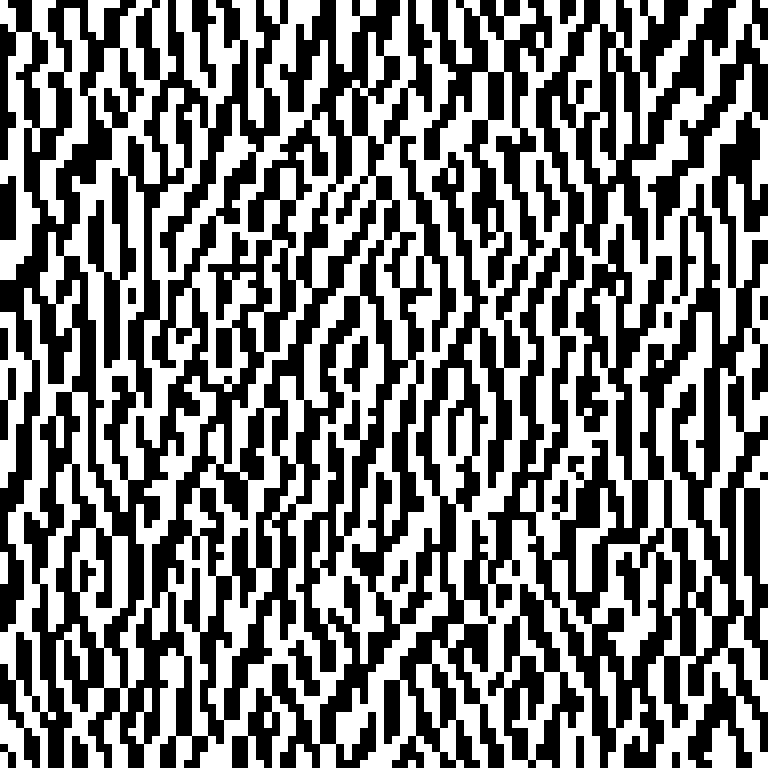
#> input picture binary/hologram_20261108_145807/binary_mask.png, 768 x 768 px
$ python train.py
#> lines starting #> are read from the running program, lines starting #| are printed output that depends on the picture; after the words box and inside, x2 and y2 are one past the last pixel; in counts of white or black regions, pixels touching at a corner belong together
"""单层二值振幅全息图。IDLE 按 F5；依赖 numpy、Pillow、matplotlib。
透明片放在薄透镜附近，准直高斯光正入射，屏在透镜后焦面。
模型假设黑格不透光、白格完全透光，照明波前平坦。
"""
from pathlib import Path
from time import perf_counter
from datetime import datetime
import numpy as np
from PIL import Image, ImageOps
import matplotlib
matplotlib.use("Agg")
import matplotlib.pyplot as plt

# ---- 在这里改参数；所有长度单位为 mm ----
JPEG_FILE = ""            # 留空：自动读同目录唯一的 JPEG，否则弹出选择框
DARK_FOREGROUND = True    # 白底黑剪影 True，黑底亮目标 False
THRESHOLD = 128
GRID = 96                 # 可打印格数，每边 96 格
PITCH = 0.10              # 每格 0.10 mm，图案总宽 9.60 mm
WAVELENGTH = 0.000640
FOCAL_LENGTH = 200.0
BEAM_RADIUS = 2.5         # 胶片处 1/e² 光强半径，对应 5 mm 直径
CENTER_X = 0.32           # 目标放在光轴右侧，避开零级
TARGET_BOX = 0.40         # 等比例放入此宽高的正方形，保持图案朝向
FFT_SIZE = 256            # 补零细分焦面采样，不增加器件自由度
EPOCHS = 3000
LR = 0.035
EFF_WEIGHT = 0.7
SEED = 42
ROOT = Path(__file__).resolve().parent


def choose_jpeg():
    if JPEG_FILE:
        return ROOT / JPEG_FILE
    files = sorted(p for p in ROOT.iterdir() if p.suffix.lower() in (".jpg", ".jpeg"))
    if len(files) == 1:
        return files[0]
    import tkinter as tk
    from tkinter import filedialog
    window = tk.Tk()
    window.withdraw()
    try:
        name = filedialog.askopenfilename(parent=window, initialdir=ROOT,
                    title="选择目标 JPEG", filetypes=[("JPEG", "*.jpg *.jpeg *.JPG *.JPEG")])
#> the answer given: hologram_20261108_145807/binary_mask.png
    finally:
        window.destroy()
    return Path(name) if name else None


def target_roi(path, spacing):
#> called with spacing = 0.005
    with Image.open(path) as im:
#> im is the input picture: PIL image 768x768 1; 49.9% white; 12 white regions, largest, box (x1, y1, x2, y2) and area: (0, 0, 768, 768) 281088, (704, 264, 768, 560) 5120, (600, 656, 648, 768) 2048
        gray = np.asarray(ImageOps.exif_transpose(im).convert("L"))
    fg = gray < THRESHOLD if DARK_FOREGROUND else gray >= THRESHOLD
    if not fg.any() or fg.all():
        raise ValueError("阈值未分出前景和背景，请检查 THRESHOLD 和 DARK_FOREGROUND。")
    y, x = np.where(fg)
    silhouette = Image.fromarray(fg[y.min():y.max()+1, x.min():x.max()+1].astype("uint8")*255)
    side = round(TARGET_BOX / spacing)
    if side < 3:
        raise ValueError("目标不足三个焦面采样点，请检查尺寸。")
    scale = side / max(silhouette.size)
#> scale = 0.104
    w, h = (max(1, round(v*scale)) for v in silhouette.size)
#> w = 80; h = 80
    small = np.asarray(silhouette.resize((w, h), Image.Resampling.BOX))/255
    # 图像首行在上；物理坐标数组 y 随行号递增。
    q = np.zeros((side, side))
    j, i = (side-h)//2, (side-w)//2
#> j = 0; i = 0
    q[j:j+h, i:i+w] = small[::-1]
    if q.sum() == 0:
        raise ValueError("目标在焦面网格上消失，请扩大图案。")
    q /= q.sum()
    mid = FFT_SIZE//2
    left = mid + round(CENTER_X/spacing) - side//2
    if left <= mid or left+side > FFT_SIZE or side > FFT_SIZE:
        raise ValueError("目标窗口应在正半轴且不越过主频带。")
    return (slice(mid-side//2, mid-side//2+side), slice(left,left+side)), q


def main():
    path = choose_jpeg()
    if path is None:
        print("已取消选择。")
        return
    if FFT_SIZE < GRID or min(EPOCHS, PITCH, WAVELENGTH, FOCAL_LENGTH, BEAM_RADIUS) <= 0:
        raise ValueError("请检查网格、光学参数和迭代次数。")
    n = FFT_SIZE
    dx = WAVELENGTH * FOCAL_LENGTH / (n*PITCH)
    roi, target = target_roi(path, dx)
    region = target >= 0.5 * target.max()
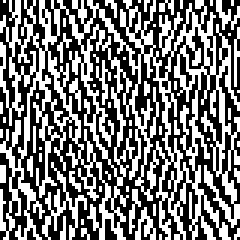
#> region: shape (80, 80) bool (shown 3 times larger); 45.9% white in thin lines or dots
    coord = (np.arange(GRID)-(GRID-1)/2)*PITCH
    beam = np.exp(-(coord[:,None]**2+coord[None,:]**2)/BEAM_RADIUS**2)
    # 入射功率以整个有限板面上的入射场为基准；默认口径截断很小。
    beam /= np.linalg.norm(beam)
    freq = np.fft.fftshift(np.fft.fftfreq(n))
    envelope = np.sinc(freq[:,None])*np.sinc(freq[None,:])  # 方格像素的振幅包络
    k = (n-GRID)//2
    plate = (slice(k,k+GRID), slice(k,k+GRID))
    buffer = np.zeros((n,n))
    q2 = np.sum(target**2)
#> q2 = 0.000228

    def forward(mask):
        buffer[plate] = beam*mask
        return envelope*np.fft.fftshift(np.fft.fft2(buffer, norm="ortho"))

    def objective(field):
        intensity = abs(field[roi])**2
        total = intensity.sum() + 1e-18
        p = intensity/total
        error = p-target
        eta = intensity[region].sum()
        loss = np.sum(error**2)/q2 - EFF_WEIGHT*eta
        # d(loss)/d(I)，包含 ROI 内的形状归一化。
        slope = 2*(error-np.sum(error*p))/(q2*total) - EFF_WEIGHT*region
        return loss, eta, slope

    rng = np.random.default_rng(SEED)
    logits = rng.normal(0, 0.3, (GRID,GRID))
    m, v = np.zeros_like(logits), np.zeros_like(logits)
    best_loss = np.inf
    history = []
    start = perf_counter()
    for epoch in range(1, EPOCHS+1):
        soft = 1/(1+np.exp(-np.clip(logits,-20,20)))
        hard = soft >= 0.5
        hard_field = forward(hard)
        loss, eta, slope = objective(hard_field)
        history.append(eta)
        if loss < best_loss:
            best_loss, best_epoch, best = loss, epoch, hard.copy()
        # 前 1/3 轮用连续掩模预热，之后前向用真实二值板；
        # 反向用 sigmoid 的导数近似硬阈值的导数。
        field = hard_field
        if epoch <= EPOCHS//3:
            field = forward(soft)
            slope = objective(field)[2]
        adjoint = np.zeros_like(field)
        adjoint[roi] = 2*field[roi]*slope*envelope[roi]
        grad_mask = beam*np.fft.ifft2(np.fft.ifftshift(adjoint),norm="ortho").real[plate]
        grad = grad_mask*soft*(1-soft)
        m = 0.9*m + 0.1*grad
        v = 0.999*v + 0.001*grad**2
        logits -= LR*(m/(1-0.9**epoch))/(np.sqrt(v/(1-0.999**epoch))+1e-8)
        if epoch % 100 == 0 or epoch in (1,EPOCHS):
            print(f"epoch {epoch:5d} | binary loss {loss:.6f} | eta {eta:.2%} | {perf_counter()-start:.1f} s",flush=True)
#> this loop made 3000 passes
#> best_loss on passes 1 to 12: 0.947, 0.796, 0.781, 0.737, 0.723, 0.688, 0.657, 0.656, 0.648, 0.631, 0.624, 0.616
#> pass 1, in objective, `intensity = abs(field[roi])**2`:
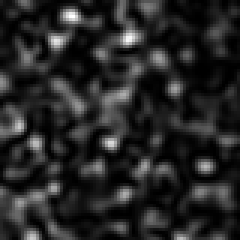
#> intensity: shape (80, 80) float64 (shown 3 times larger); min 3.14e-10, max 1.83e-05, mean 2.78e-06; drawn with min black and max white
#> pass 1, in objective, `error = p-target`:
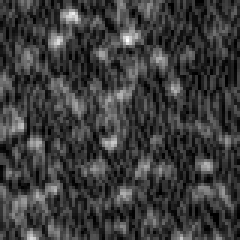
#> error: shape (80, 80) float64 (shown 3 times larger); min -0.000312, max 0.000999, mean 7.05e-21; drawn with min black and max white
#> after the loop: best: shape (96, 96) bool; 50.3% white; black in thin lines or dots
#> after the loop: hard: shape (96, 96) bool; 50.4% white; black in thin lines or dots
#> after the loop:
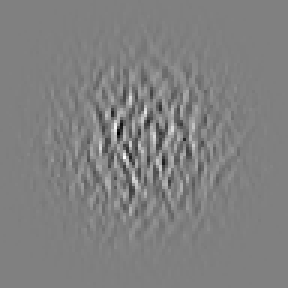
#> m: shape (96, 96) float64 (shown 3 times larger); min -0.000108, max 0.000107, mean 5.57e-08; drawn with min black and max white
#> after the loop:
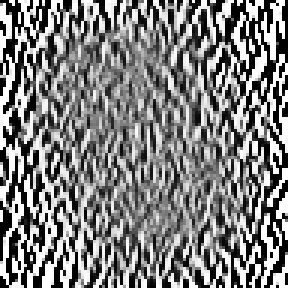
#> soft: shape (96, 96) float64 (shown 3 times larger); min 0.000472, max 1, mean 0.501
#> after the loop:
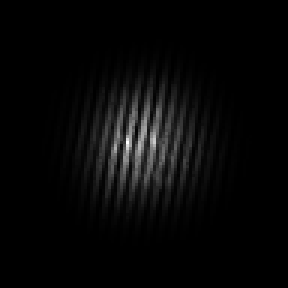
#> v: shape (96, 96) float64 (shown 3 times larger); min 5.93e-16, max 5.27e-06, mean 1.57e-07; drawn with min black and max white
#> after the loop, best_epoch = 2859; best_loss = 0.268; history = 3000 values, max 0.0282 at index 2961, min 0.00376 at index 528, mean 0.0198

    out = ROOT / ("hologram_"+datetime.now().strftime("%Y%m%d_%H%M%S"))
    out.mkdir()
    # PNG 每格放大为纯色像素，不做灰度插值。数组首行对应物理 y 最大。
    mask_img = Image.fromarray(best[::-1].astype("uint8")*255)
#> mask_img: PIL image 96x96 L; 50.3% white; black in thin lines or dots
    dots = 8
    mask_img.resize((GRID*dots,GRID*dots),Image.Resampling.NEAREST).convert("1").save(
        out/"binary_mask.png",dpi=(25.4*dots/PITCH,)*2)
    full = abs(forward(best))**2
    lo, hi = (-n//2-0.5)*dx,(n-n//2-0.5)*dx
    sy,sx = roi
    bounds = [(sx.start-n//2-0.5)*dx,(sx.stop-n//2-0.5)*dx,
              (sy.start-n//2-0.5)*dx,(sy.stop-n//2-0.5)*dx]
#> bounds = [0.118, 0.517, -0.203, 0.198]
    fig, ax = plt.subplots(1,3,figsize=(12,4),layout="constrained")
    for a, data, extent, title in zip(ax,(target,full[roi],full/full.max()),
                    (bounds,bounds,[lo,hi,lo,hi]),("Target (relative)","Binary output (local scale)","Central band (linear)")):
        pic=a.imshow(data,origin="lower",extent=extent,cmap="gray",
                     **({"vmin":0,"vmax":1} if a is ax[2] else {}))
        a.set(title=title,xlabel="x (mm)",ylabel="y (mm)")
        if a is ax[2]:
            fig.colorbar(pic,ax=a,label="Intensity / central peak")
#> this loop made 3 passes
#> (extent, title) on passes 1 to 3: ([0.118, 0.517, -0.203, 0.198], 'Target (relative)'), ([0.118, 0.517, -0.203, 0.198], 'Binary output (local scale)'), ([-0.642, 0.638, -0.642, 0.638], 'Central band (linear)')
    fig.suptitle(f"Best binary plate: epoch {best_epoch}, target / incident power = {history[best_epoch-1]:.2%}")
    fig.savefig(out/"result.png",dpi=180)
    plt.close(fig)
    fig, ax = plt.subplots()
    ax.plot(np.arange(1,EPOCHS+1),100*np.asarray(history))
    ax.set(xlabel="Epoch",ylabel="Target power / incident power (%)",title="Binary plate efficiency")
    ax.grid(alpha=0.25)
    fig.savefig(out/"efficiency.png",dpi=160,bbox_inches="tight")
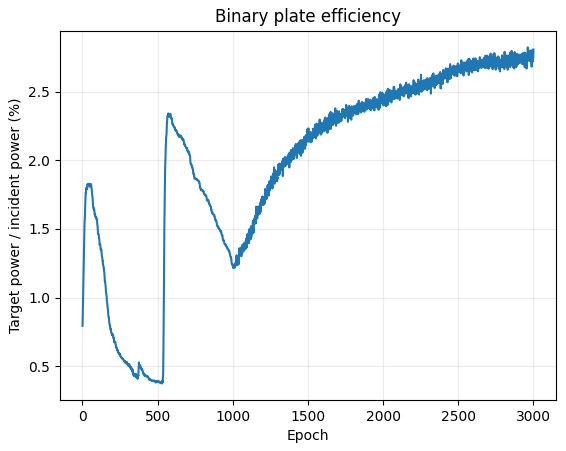
#> figure drawn by matplotlib, 1 panel; curve peaks at x = 2962, y = 2.82
    plt.close(fig)
    print(f"已保存到 {out}\n黑白板实际边长 {GRID*PITCH:g} mm；白色透明，黑色遮光。")


if __name__ == "__main__":
    main()
